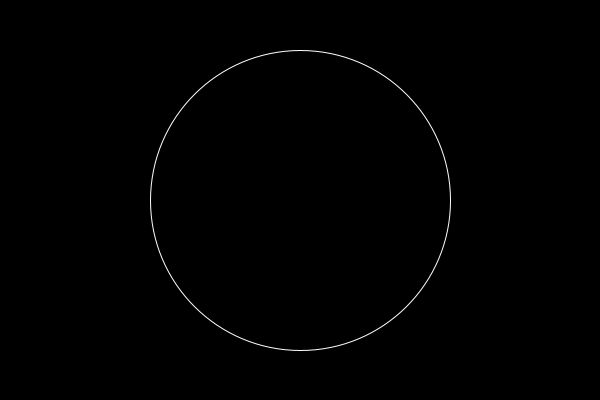
Frame 1 (no input)
Frame 60 (the mouse pressed at the canvas centre just before this capture): identical to frame 1, image omitted
Frame 120 (the mouse held since frame 60 and released just before this capture): identical to frame 1, image omitted

The Processing sketch that drew this single still picture (run headless with seeded random() and noise(); from frame 60 on, the mouse is pressed at the canvas centre):

// Processing sketch: recursive_art
// ── recursive_art.pde
void setup()
{
   size(600,400);
}
void draw()
{
  background(0);
  stroke(255);
  noFill();
drawcircle(300,200,300);
}
void drawcircle(int x,int y,int d)
 {
ellipse(x,y,d,d);

 }
